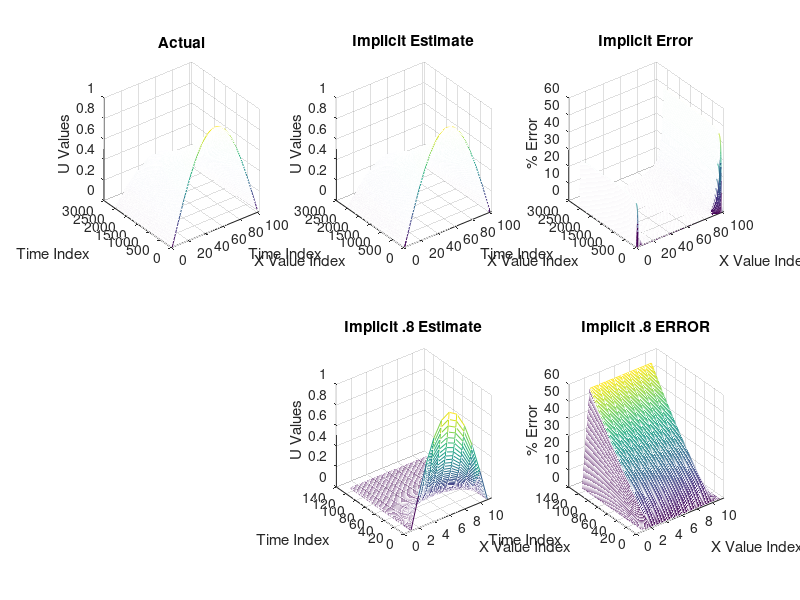

Here is the MATLAB script that generated this plot:
clear; clc;

% Visualization of 10.6.2
Eactual = csvread('ImplicitBLOCKACTUAL.csv');

Eestimate = csvread('ImplicitBLOCK.csv');
Eerror = csvread('ImplicitERROR.csv');
E8estimate = csvread('Implicit8BLOCK.csv');
E8error = csvread('Implicit8ERROR.csv');


figure(1);
% Actual Plot 
subplot(2,3,1);
mesh(Eactual);
xlim([0 102.5]);
title('Actual');
xlabel('X Value Index');
ylabel('Time Index');
zlabel('U Values');

% Implicit Estimate Plot
subplot(2,3,2);
mesh(Eestimate);
xlim([0 102.5]);
title('Implicit Estimate');
xlabel('X Value Index');
ylabel('Time Index');
zlabel('U Values');

% Implicit Estimate Error
subplot(2,3,3);
mesh(Eerror);
xlim([0 102.5]);
title('Implicit Error');
xlabel('X Value Index');
ylabel('Time Index');
zlabel('% Error');

% Implicit Estimate .8
subplot(2,3,5);
mesh(E8estimate);
xlim([0 11.5]);
title('Implicit .8 Estimate');
xlabel('X Value Index');
ylabel('Time Index');
zlabel('U Values');

% Implicit .8 Error
subplot(2,3,6);
mesh(E8error);
xlim([0 11.5]);
title('Implicit .8 ERROR');
xlabel('X Value Index');
ylabel('Time Index');
zlabel('% Error');
